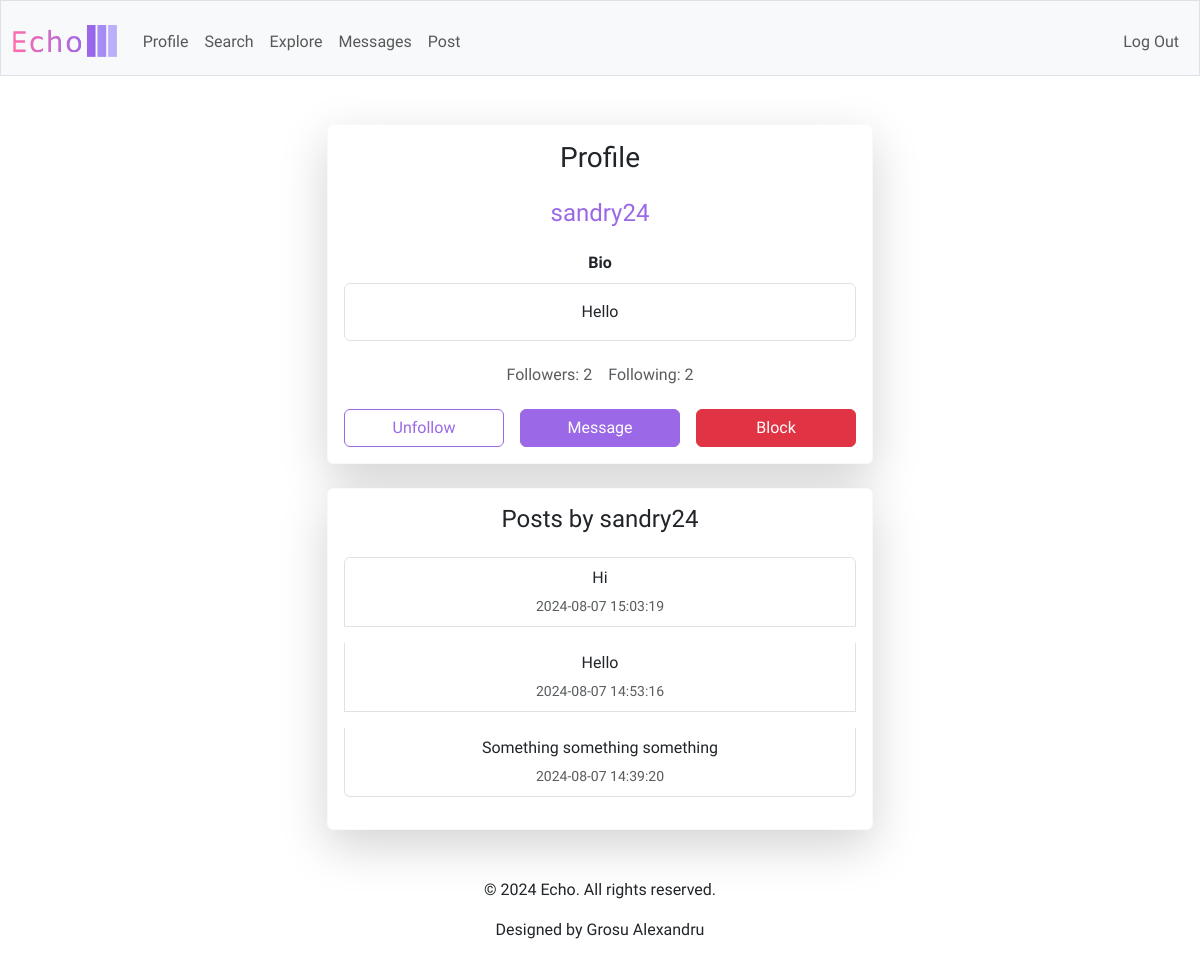
Screenshot of /profile/sandry24 (signed in) with the database file from the repository.
### tables this page shows
CREATE TABLE users (
    id INTEGER PRIMARY KEY AUTOINCREMENT,
    username TEXT UNIQUE NOT NULL,
    password_hash TEXT NOT NULL,
    bio TEXT,
    created_at TIMESTAMP DEFAULT CURRENT_TIMESTAMP
);

CREATE TABLE posts (
    id INTEGER PRIMARY KEY AUTOINCREMENT,
    user_id INTEGER NOT NULL,
    content TEXT NOT NULL,
    created_at TIMESTAMP DEFAULT CURRENT_TIMESTAMP,
    FOREIGN KEY (user_id) REFERENCES users(id)
);

### app.py (the view)
@app.route("/profile/<username>")
@login_required
def profile(username):
    user = db.execute("SELECT * FROM users WHERE username=?", username)
    if not user:
        return apology("User does not exist", 404)
    user = user[0]
    followed = is_followed(session["user_id"], user["id"])
    blocked = is_blocked(session["user_id"], user["id"])
    followers_count = db.execute("SELECT COUNT(*) as cnt FROM follows WHERE followed_id=?", user["id"])[0]["cnt"]
    following_count = db.execute("SELECT COUNT(*) as cnt FROM follows WHERE follower_id=?", user["id"])[0]["cnt"]
    posts = db.execute("""
        SELECT id, user_id, content, created_at
        FROM posts
        WHERE user_id = ?
        ORDER BY created_at DESC
    """, user["id"])
    return render_template("profile.html", user=user, followed=followed, blocked=blocked,
                           followers_count=followers_count, following_count=following_count,
                           posts=posts)

### app.py (called while the page is built)
@app.after_request
def after_request(response):
    response.headers["Cache-Control"] = "no-cache, no-store, must-revalidate"
    response.headers["Expires"] = 0
    response.headers["Pragma"] = "no-cache"
    return response

def is_followed(follower_id, followed_id):
    return db.execute("SELECT * FROM follows WHERE follower_id = ? AND followed_id = ?", follower_id, followed_id)

def is_blocked(blocker_id, blocked_id):
    return db.execute("SELECT * FROM blocks WHERE blocker_id = ? AND blocked_id = ?", blocker_id, blocked_id)

### helpers.py (called while the page is built)
def login_required(f):
    @wraps(f)
    def decorated_function(*args, **kwargs):
        if session.get("user_id") is None:
            return redirect("/login")
        return f(*args, **kwargs)
    return decorated_function

### templates/profile.html (shortened to what this page needs)
{% extends "layout.html" %}
{% block main %}
    <div class="row justify-content-center">
        <div class="col-md-8 col-lg-6">
            <div class="card shadow-lg border-light">
                <div class="card-body">
                    <h3 class="card-title text-center mb-4">Profile</h3>
                    <div class="text-center mb-4">
                        <h4 class="text-primary">{{ user['username'] }}</h4>
                    </div>
                    <div class="mb-4">
                        <label for="bio" class="form-label fw-bold">Bio</label>
                        <p class="form-control-plaintext border p-3 rounded" id="bio">{{ user['bio'] or 'No bio provided' }}</p>
                    </div>
                    <div class="text-center mb-4">
                        <div class="d-flex justify-content-center">
                            <h6 class="text-muted mb-0 me-3">
                                <a href="{{ url_for('followers', user_id=user['id']) }}" class="text-muted text-decoration-none">
                                    Followers: {{ followers_count }}
                                </a>
                            </h6>
                            <h6 class="text-muted mb-0">
                                <a href="{{ url_for('following', user_id=user['id']) }}" class="text-muted text-decoration-none">
                                    Following: {{ following_count }}
                                </a>
                            </h6>
                        </div>
                    </div>
                    {% if user['id'] != session['user_id'] %}
                        <div class="row g-3">
                            <div class="col-4">
                                {% if followed %}
                                    <form action="{{ url_for('unfollow_user', user_id=user['id']) }}" method="post">
                                        <button type="submit" class="btn btn-outline-primary w-100">Unfollow</button>
                                    </form>
                                {% else %}
                                    <form action="{{ url_for('follow_user', user_id=user['id']) }}" method="post">
                                        <button type="submit" class="btn btn-primary w-100">Follow</button>
                                    </form>
                                {% endif %}
                            </div>
                            <div class="col-4">
                                {% if blocked %}
                                    <button type="button" class="btn btn-secondary w-100" disabled>Message</button>
                                    <p class="text-danger mt-2">Unblock this user to message them.</p>
                                {% else %}
                                    <form action="{{ url_for('start_conversation', receiver_id=user['id']) }}" method="post">
                                        <button type="submit" class="btn btn-primary w-100">Message</button>
                                    </form>
                                {% endif %}
                            </div>
                            <div class="col-4">
                                {% if blocked %}
                                    <form action="{{ url_for('unblock_user', user_id=user['id']) }}" method="post">
                                        <button type="submit" class="btn btn-outline-danger w-100">Unblock</button>
                                    </form>
                                {% else %}
                                    <form action="{{ url_for('block_user', user_id=user['id']) }}" method="post">
                                        <button type="submit" class="btn btn-danger w-100">Block</button>
                                    </form>
                                {% endif %}
                            </div>
                        </div>
                    {% else %}
                        <a href="/edit-profile" class="btn btn-primary w-100">Edit Profile</a>
                    {% endif %}
                </div>
            </div>
            <div class="card shadow-lg border-light mt-4">
                <div class="card-body">
                    <h4 class="card-title text-center mb-4">Posts by {{ user['username'] }}</h4>
                    {% if posts %}
                        <div class="list-group">
                            {% for post in posts %}
                                <div class="list-group-item mb-3 position-relative">
                                    <p class="text-dark mb-1">{{ post['content'] | truncate(150) }}</p>
                                    <small class="text-muted">{{ post['created_at'] }}</small>
                                </div>
                            {% endfor %}
                        </div>
                    {% else %}
                        <p class="text-center text-muted">No posts available. Follow them to see their activity!</p>
                    {% endif %}
                </div>
            </div>
        </div>
    </div>
{% endblock %}

### static/styles.css (style rules this page uses)
body { font-family: "Amiko", sans-serif; }
.btn-primary, .btn-primary:active:focus { background-color: #9b68e7; border-color: #9b68e7; color: #fff; }
.btn-outline-primary, .btn-outline-primary:active:focus { background-color: #fff; color: #9b68e7; border-color: #9b68e7; }
.btn-danger, .btn-danger:active:focus { background-color: #e03444; border-color: #e03444; color: #fff; }
.text-primary { color: #9b68e7 !important; }

### rows the page displays
users: username "sandry24", bio "Hello"
posts: content "Hi", created_at "2024-08-07 15:03:19"
posts: content "Hello", created_at "2024-08-07 14:53:16"
posts: content "Something something something", created_at "2024-08-07 14:39:20"

### other values shown
{{ followers_count }} "2"
{{ following_count }} "2"
